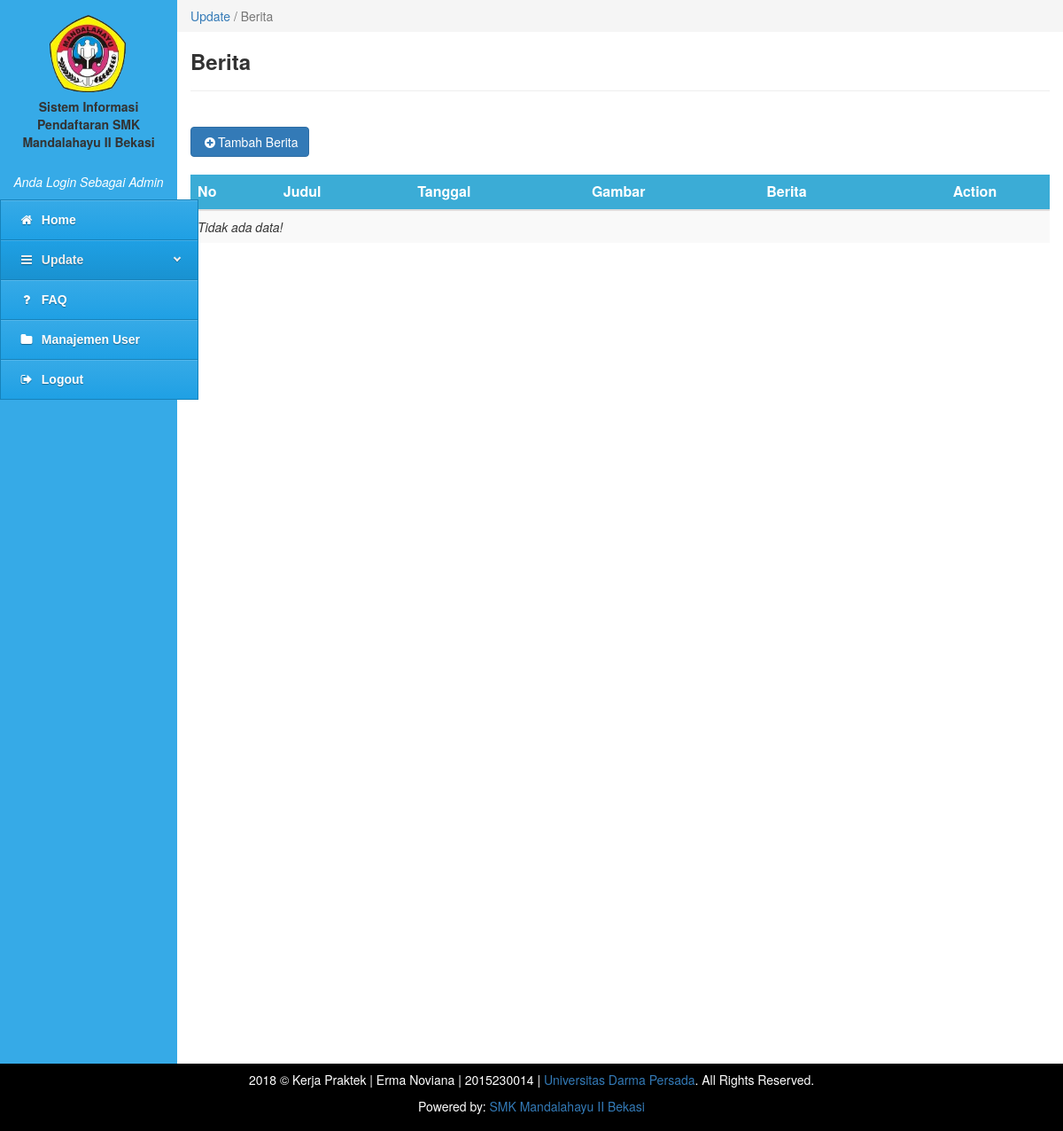
Before: /admin/admin.php?content=berita (signed in) with the older database file.
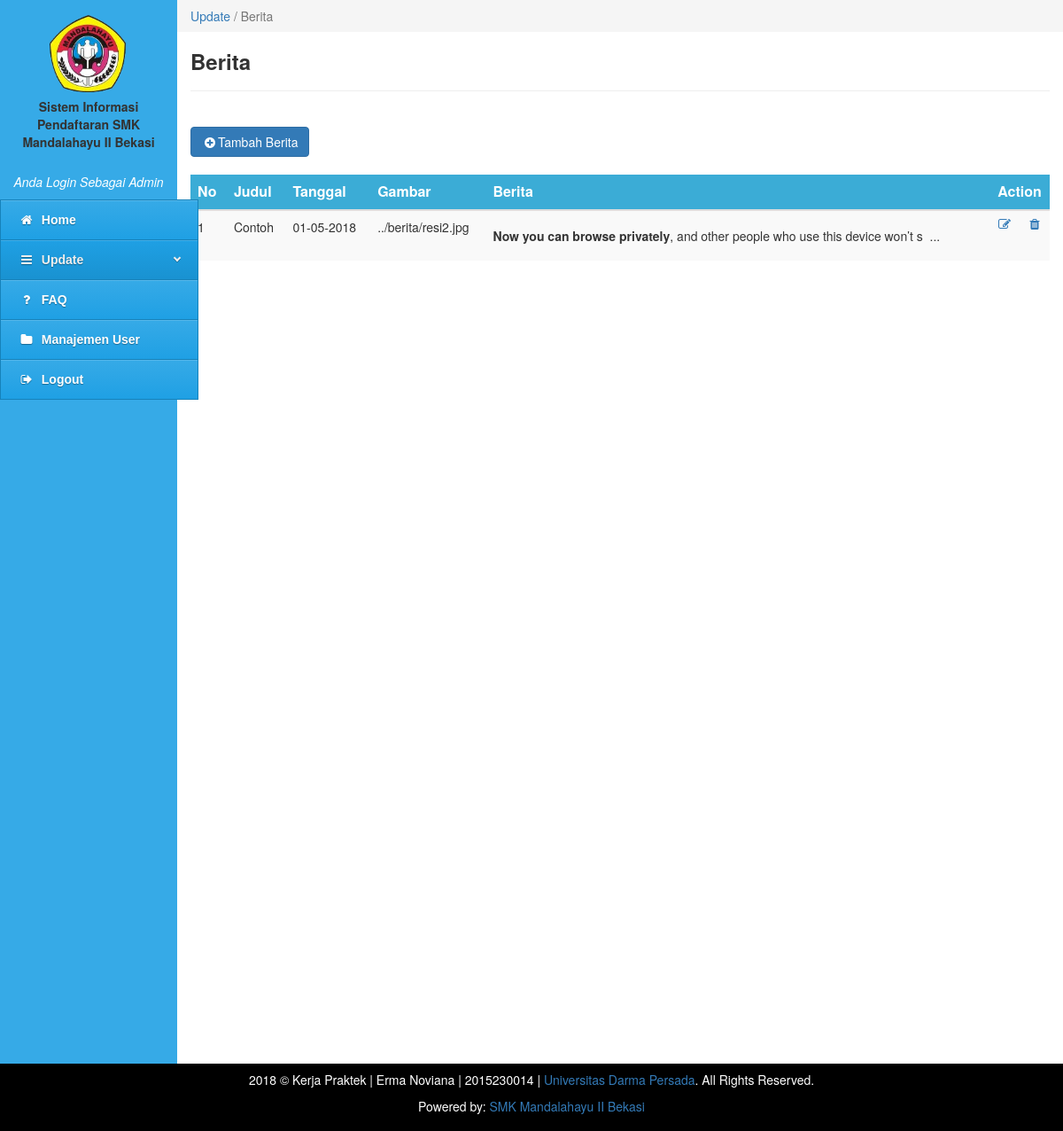
After: the same page with the newer database file.
### tables this page shows
CREATE TABLE `tbl_berita` (
  `id_berita` int(10) NOT NULL,
  `judul` varchar(200) NOT NULL,
  `tgl_berita` varchar(20) NOT NULL,
  `gambar` varchar(20) NOT NULL,
  `berita` varchar(5000) NOT NULL
);

### admin/berita.php (the view, shortened to what this page needs)
<div class="col-md-10" style="padding:0px">
    <ol class="breadcrumb" style="margin:0;border-radius:0;">
      <li class="active"><a href="#">Update</a> / Berita</li>
    </ol>
</div>
<div class="col-md-10" style="min-height:500px">
  <h3><b>Berita</b></h3>
  <hr>
  <br>
  <button type="button" class="btn btn-primary" data-toggle="modal" data-target="#myModal"><i class="fa fa-plus-circle fa-fw"></i>Tambah Berita</button>
  <br>
  <br>
  <form class="form-horizontal" method="POST">
    <table class="table table-striped">
      <thead>
        <tr>
          <th>No</th>
          <th>Judul</th>
          <th>Tanggal</th>
          <th>Gambar</th>
          <th>Berita</th>
          <th colspan="2"><center>Action</center></th>
        </tr>
      </thead>
      <tbody>
          <?php
            include '../config/koneksi.php';
            $query = mysqli_query($konek, "SELECT id_berita, judul, tgl_berita, gambar, berita FROM tbl_berita ORDER BY id_berita DESC")or die(mysqli_error());
                    if(mysqli_num_rows($query) == 0){
                      echo '<tr><td colspan="6" align="center"><i>Tidak ada data!</i></td></tr>';
                    }
                      else
                    {
                      $no = 1;
                      while($data = mysqli_fetch_array($query)){
                        echo '<tr>';
                        echo '<td>'.$no.'</td>';
                        echo '<td>'.$data['judul'].'</td>';
                        echo '<td>'.$data['tgl_berita'].'</td>';
                        echo '<td>'.$data['gambar'].'</td>';
                        echo '<td><p align="justify">'.substr($data['berita'], 0,100).'&nbsp; ...</p></td>';
                        echo '<td  width="20"><a data-toggle="tooltip" data-placement="left" title="Edit" href=admin.php?content=edit-berita&&id_berita='.$data['id_berita'].'><i class="fa fa-edit fa-fw"></i></a></td>';
                        echo '<td  width="20"><a data-toggle="tooltip" data-placement="left" title="Delete" href=../config/delete-berita.php?id_berita='.$data['id_berita'].'><i class="fa fa-trash fa-fw"></i></a></td>';
                        echo '</tr>';
                        $no++;
                      }
                    }
            ?>
      </tbody>
    </table>
  </form>
</div>

Changed rows visible on the page:
added tbl_berita: judul "Contoh", tgl_berita "01-05-2018", gambar "../berita/resi2.jpg", berita "Now you can browse privately , and other people who use this device won’t s"
Other visible differences:
text no longer shown: "Tidak ada data!"
